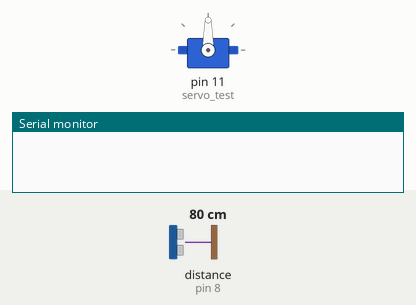
This sketch was run on a simulated Arduino Uno, built with avr-gcc and run on an emulated ATmega328P. Shown: servo, the last lines printed to the serial monitor. Wiring (inferred from the names in the program): ultrasonic range finder: trigger pin 7; echo pin 8. The test bench sets the inputs (shaded band); at power-on: distance to the obstacle (sensor on pin 8) 80 cm. The echo pulse lasts 58.3 µs per cm; the modem accepts every AT command (registered, SIM ready, sends succeed) and sends nothing else.

Above: at 2.1 s.
2.2 s: distance to the obstacle (sensor on pin 8) set to 2 cm
At 8.0 s:
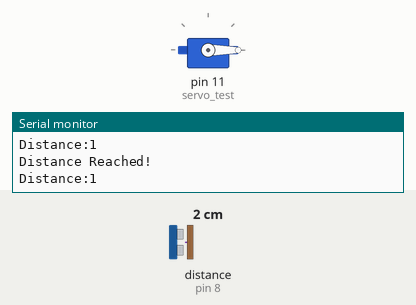
Timing chart, 0 to 9.5 s (numbered marks = the images above; inputs shaded):
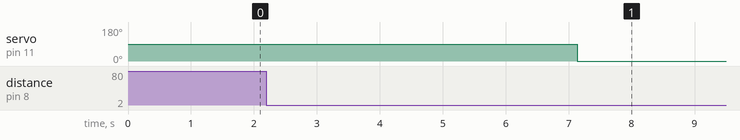

Measured:
- after the input at 2.2 s, servo on pin 11 (servo_test): 90° → 0° after 4.9 s

The sketch:

final_1.1.ino
```cpp
#include <SoftwareSerial.h>
#include <Servo.h>
SoftwareSerial mySerial(9, 10);
Servo servo_test;        //initialize a servo object for the connected servo

int angle = 0;


// defines pins numbers
const int trigPin = 7;
const int echoPin = 8;
String buffer1;
// defines variables
long duration;
int distance;


void setup()

{
   servo_test.attach(11);
   pinMode(trigPin, OUTPUT); // Sets the trigPin as an Output
   pinMode(echoPin, INPUT); // Sets the echoPin as an Input
   Serial.begin(9600); // Starts the serial communication
   mySerial.begin(9600);   // Setting the baud rate of GSM Module
   Serial.begin(9600);    // Setting the baud rate of Serial Monitor (Arduino)
   delay(900);


}

void loop()
{

// Clears the trigPin
digitalWrite(trigPin, LOW);
delayMicroseconds(2);
// Sets the trigPin on HIGH state for 10 micro seconds
digitalWrite(trigPin, HIGH);
delayMicroseconds(10);
digitalWrite(trigPin, LOW);
// Reads the echoPin, returns the sound wave travel time in microseconds
duration = pulseIn(echoPin, HIGH);
// Calculating the distance
distance= duration*0.034/2;
// Prints the distance on the Serial Monitor

delay(500);


//buffer1=mySerial.read();
//buffer1.remove(0,46); //Removes first 23 characters
//Serial.println(buffer1);

if (distance < 8)

  {
    Serial.print("Distance:");
    Serial.println(distance);
    SendMessageOFF();
    Serial.println("Distance Reached!");
    delay(100);
    //ReceiveMessage();
    //delay(1000);
    TapOff();
    delay(100);

  }
else if (distance > 20 && distance < 30)
{
  Serial.print("Distance:");
  Serial.println(distance);
  Serial.println("Tap is turning on");
  SendMessageON();
  delay(100);
  TapOn();
  delay(100);
}

 if (mySerial.available()>0)

   Serial.write(mySerial.read());

}

 void SendMessageOFF()

{

  mySerial.println("AT+CMGF=1");    //Sets the GSM Module in Text Mode

  delay(1000);  // Delay of 1000 milli seconds or 1 second

  mySerial.println("AT+CMGS=\"+919004790838\"\r"); // Replace x with mobile number

  delay(1000);

  mySerial.println("Your tank is nealy full and the tap is turned off");// The SMS text you want to send

  delay(1000);

  mySerial.println((char)26);// ASCII code of CTRL+Z

  delay(1000);

}

 void SendMessageON()

{

  mySerial.println("AT+CMGF=1");    //Sets the GSM Module in Text Mode

  delay(1000);  // Delay of 1000 milli seconds or 1 second

  mySerial.println("AT+CMGS=\"+919004790838\"\r"); // Replace x with mobile number

  delay(1000);

  mySerial.println("Your tap is turned on");// The SMS text you want to send

  delay(1000);

  mySerial.println((char)26);// ASCII code of CTRL+Z

  delay(1000);

}

 void TapOn()

{
  for(angle = 0; angle < 360; angle += 1)    // command to move from 0 degrees to 180 degrees
  {
    servo_test.write(angle);                 //command to rotate the servo to the specified angle

  }

}

void TapOff()
{
     for(angle = 360; angle>=0; angle-=1)     // command to move from 180 degrees to 0 degrees
  {
    servo_test.write(angle);              //command to rotate the servo to the specified angle

  }
}


  void DialCall()

 {

  mySerial.println("ATD+919004790838;"); // ATDxxxxxxxxxx; -- watch out here for semicolon at the end!!

  delay(100);

 }

/* void ReceiveMessage()

{

    mySerial.println("AT+CNMI=2,2,0,0,0"); // AT Command to receive a live SMs
    delay(1000);

   //Serial.println(buffer1);
  // String buffer1.remove(0,46);
   //Serial.println(buffer1);

   if (mySerial.available()>0)
   {
    TapOff();
   }
    if (buffer1 == 'A')
    {
      TapOff();
    }
    else if (buffer1 == 'B')
    {
      TapOn();
    }*/
```
